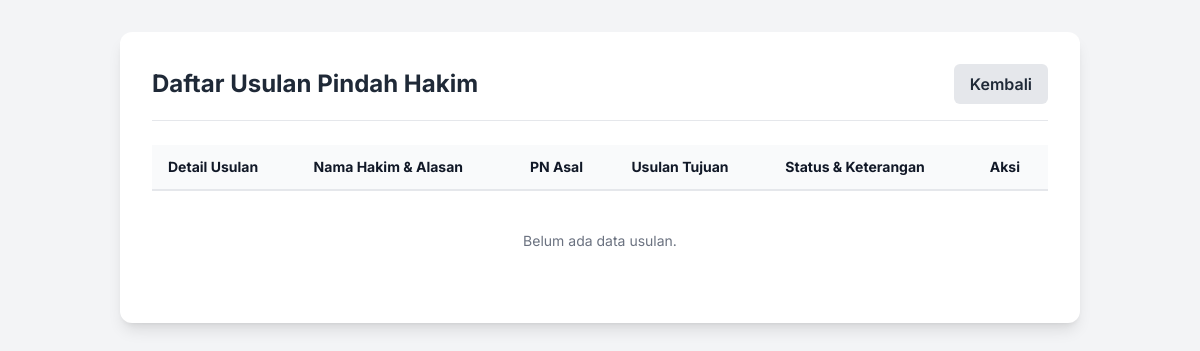
The page /daftar_usulan.php on the database as committed earlier.
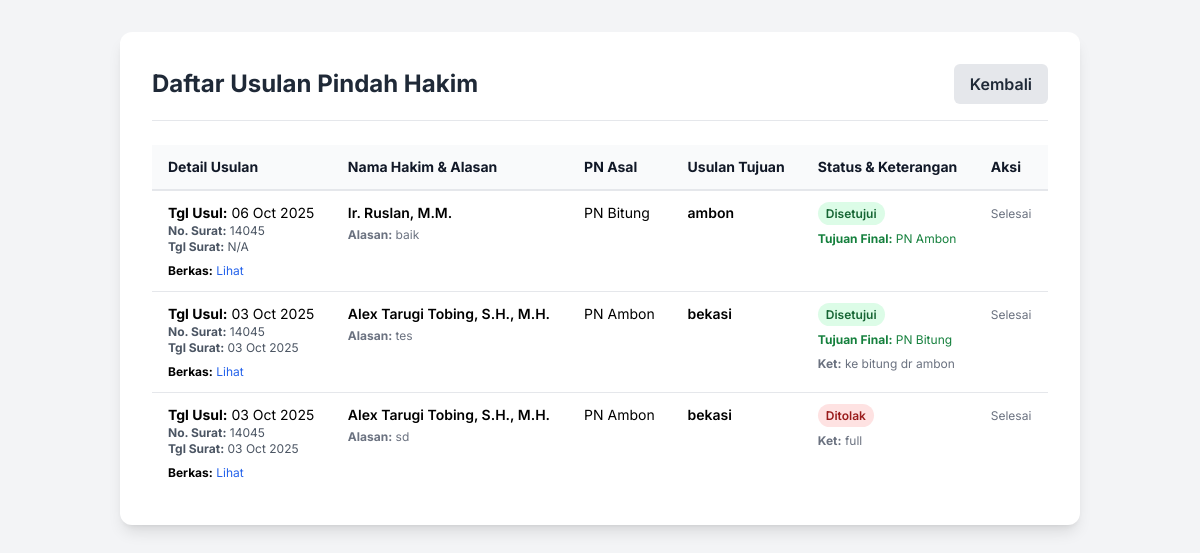
The same page on the database as committed later.
### tables this page shows
CREATE TABLE `usulan_pindah` (
  `id` int(11) NOT NULL,
  `id_hakim` int(11) NOT NULL,
  `id_pengadilan_asal` int(11) NOT NULL,
  `id_pengadilan_tujuan` int(11) DEFAULT NULL,
  `tujuan_usul_text` varchar(255) DEFAULT NULL,
  `tanggal_usul` date NOT NULL,
  `no_surat` varchar(255) DEFAULT NULL,
  `tanggal_surat` date DEFAULT NULL,
  `alasan` text DEFAULT NULL,
  `nama_berkas` varchar(255) DEFAULT NULL,
  `status` enum('Diajukan','Disetujui','Ditolak') NOT NULL DEFAULT 'Diajukan',
  `keterangan_status` text DEFAULT NULL,
  `tanggal_diproses` datetime DEFAULT NULL
);

CREATE TABLE `hakim_perikanan` (
  `id` int(11) NOT NULL,
  `nama_hakim` varchar(255) NOT NULL,
  `nik` varchar(50) DEFAULT NULL,
  `foto` varchar(255) DEFAULT NULL,
  `id_pengadilan` int(11) NOT NULL,
  `asal_org` varchar(255) DEFAULT NULL,
  `jabatan` varchar(100) DEFAULT NULL,
  `kepres` varchar(255) DEFAULT NULL,
  `tgl_kepres` date DEFAULT NULL,
  `sk_dirjen` varchar(255) DEFAULT NULL,
  `tgl_sk_dirjen` date DEFAULT NULL,
  `masa_jabatan` varchar(50) DEFAULT NULL,
  `status_perpanjangan` varchar(255) DEFAULT NULL,
  `tanggal_habis` date DEFAULT NULL,
  `tmt_pn` date DEFAULT NULL,
  `tmt_hk` date DEFAULT NULL,
  `sk_pengangkatan_2` varchar(255) DEFAULT NULL,
  `tgl_sk_pengangkatan_2` date DEFAULT NULL
);

CREATE TABLE `pengadilan` (
  `id` int(11) NOT NULL,
  `nama_pengadilan` varchar(255) NOT NULL
);

### daftar_usulan.php (the view, shortened to what this page needs)
<?php
require_once 'koneksi.php';
$sql = "SELECT u.id, u.tanggal_usul, u.no_surat, u.tanggal_surat, u.status, u.keterangan_status, u.alasan, u.tujuan_usul_text, u.nama_berkas, h.nama_hakim, p_asal.nama_pengadilan AS nama_pengadilan_asal, p_tujuan.nama_pengadilan AS nama_pengadilan_tujuan
        FROM usulan_pindah u
        JOIN hakim_perikanan h ON u.id_hakim = h.id
        JOIN pengadilan p_asal ON u.id_pengadilan_asal = p_asal.id
        LEFT JOIN pengadilan p_tujuan ON u.id_pengadilan_tujuan = p_tujuan.id
        ORDER BY u.id DESC";
$result_usulan = $conn->query($sql);
?>
<!DOCTYPE html>
<html lang="id">
<head>
    <script src="https://cdn.tailwindcss.com"></script>
</head>
<body class="bg-gray-100">
<div class="container mx-auto p-4 sm:p-6 lg:p-8">
    <div class="bg-white p-8 rounded-xl shadow-lg">
        <div class="flex justify-between items-center mb-6 border-b pb-4">
            <h1 class="text-2xl font-bold text-gray-800">Daftar Usulan Pindah Hakim</h1>
            <a href="perikanan_db.php" class="bg-gray-200 text-gray-800 px-4 py-2 rounded-md font-semibold hover:bg-gray-300 transition-colors">Kembali</a>
        </div>
        <div class="overflow-x-auto">
            <table class="min-w-full divide-y-2 divide-gray-200 text-sm">
                <thead class="bg-gray-50">
                    <tr>
                        <th class="px-4 py-3 text-left font-bold text-gray-900">Detail Usulan</th>
                        <th class="px-4 py-3 text-left font-bold text-gray-900">Nama Hakim & Alasan</th>
                        <th class="px-4 py-3 text-left font-bold text-gray-900">PN Asal</th>
                        <th class="px-4 py-3 text-left font-bold text-gray-900">Usulan Tujuan</th>
                        <th class="px-4 py-3 text-left font-bold text-gray-900">Status & Keterangan</th>
                        <th class="px-4 py-3 text-left font-bold text-gray-900">Aksi</th>
                    </tr>
                </thead>
                <tbody class="divide-y divide-gray-200">
                    <?php if ($result_usulan && $result_usulan->num_rows > 0): while($usul = $result_usulan->fetch_assoc()): ?>
                        <tr>
                            <td class="px-4 py-3 align-top">
                                <p><b>Tgl Usul:</b> <?php echo date('d M Y', strtotime($usul['tanggal_usul'])); ?></p>
                                <p class="text-xs text-gray-600"><b>No. Surat:</b> <?php echo htmlspecialchars($usul['no_surat'] ?? 'N/A'); ?></p>
                                <p class="text-xs text-gray-600"><b>Tgl Surat:</b> <?php echo !empty($usul['tanggal_surat']) ? date('d M Y', strtotime($usul['tanggal_surat'])) : 'N/A'; ?></p>
                                <?php if (!empty($usul['nama_berkas'])): ?>
                                    <p class="text-xs mt-2"><b>Berkas:</b> <a href="uploads/<?php echo htmlspecialchars($usul['nama_berkas']); ?>" target="_blank" class="text-blue-600 hover:underline">Lihat</a></p>
                                <?php endif; ?>
                            </td>
                            <td class="px-4 py-3 align-top">
                                <p class="font-semibold"><?php echo htmlspecialchars($usul['nama_hakim']); ?></p>
                                <p class="text-xs text-gray-500 mt-1 max-w-xs whitespace-normal"><b>Alasan:</b> <?php echo htmlspecialchars($usul['alasan']); ?></p>
                            </td>
                            <td class="px-4 py-3 align-top"><?php echo htmlspecialchars($usul['nama_pengadilan_asal']); ?></td>
                            <td class="px-4 py-3 align-top font-semibold"><?php echo htmlspecialchars($usul['tujuan_usul_text'] ?? 'N/A'); ?></td>
                            <td class="px-4 py-3 align-top">
                                <?php
                                $status_color = 'bg-yellow-100 text-yellow-800';
                                if ($usul['status'] == 'Disetujui') $status_color = 'bg-green-100 text-green-800';
                                if ($usul['status'] == 'Ditolak') $status_color = 'bg-red-100 text-red-800';
                                ?>
                                <span class="px-2 py-1 font-semibold leading-tight rounded-full text-xs <?php echo $status_color; ?>"><?php echo htmlspecialchars($usul['status']); ?></span>
                                <?php if($usul['status'] == 'Disetujui'): ?>
                                    <p class="text-xs text-green-700 mt-2"><b>Tujuan Final:</b> <?php echo htmlspecialchars($usul['nama_pengadilan_tujuan'] ?? 'N/A'); ?></p>
                                <?php endif; ?>
                                <?php if (!empty($usul['keterangan_status'])): ?>
                                    <p class="text-xs text-gray-500 mt-2 max-w-xs whitespace-normal"><b>Ket:</b> <?php echo htmlspecialchars($usul['keterangan_status']); ?></p>
                                <?php endif; ?>
                            </td>
                            <td class="px-4 py-3 align-top">
                                <?php if($usul['status'] == 'Diajukan'): ?>
                                    <a href="proses_usulan.php?id=<?php echo $usul['id']; ?>" class="text-blue-600 hover:underline font-bold">Proses</a>
                                <?php else: ?>
                                    <span class="text-gray-500 text-xs">Selesai</span>
                                <?php endif; ?>
                            </td>
                        </tr>
                    <?php endwhile; else: ?>
                        <tr><td colspan="6" class="text-center py-10 text-gray-500">Belum ada data usulan.</td></tr>
                    <?php endif; ?>
                </tbody>
            </table>
        </div>
    </div>
</div>
</body>
</html>

### daftar_usulan.php (style rules this page uses)
body { font-family: 'Inter', sans-serif; }

Rows that differ between the two databases and show on the page:
added usulan_pindah: tanggal_usul "06 Oct 2025", no_surat "14045", shows "N/A", id_hakim.nama_hakim "Ir. Ruslan, M.M.", alasan "baik", id_pengadilan_asal.nama_pengadilan "PN Bitung", tujuan_usul_text "ambon", status "Disetujui", id_pengadilan_tujuan.nama_pengadilan "PN Ambon", shows "Selesai"
added usulan_pindah: tanggal_usul "03 Oct 2025", no_surat "14045", tanggal_surat "03 Oct 2025", id_hakim.nama_hakim "Alex Tarugi Tobing, S.H., M.H.", alasan "tes", id_pengadilan_asal.nama_pengadilan "PN Ambon", tujuan_usul_text "bekasi", status "Disetujui", id_pengadilan_tujuan.nama_pengadilan "PN Bitung", keterangan_status "ke bitung dr ambon", shows "Selesai"
added usulan_pindah: tanggal_usul "03 Oct 2025", no_surat "14045", tanggal_surat "03 Oct 2025", id_hakim.nama_hakim "Alex Tarugi Tobing, S.H., M.H.", alasan "sd", id_pengadilan_asal.nama_pengadilan "PN Ambon", tujuan_usul_text "bekasi", status "Ditolak", keterangan_status "full", shows "Selesai"
Other text that changed with them:
text no longer shown: "Belum ada data usulan."
